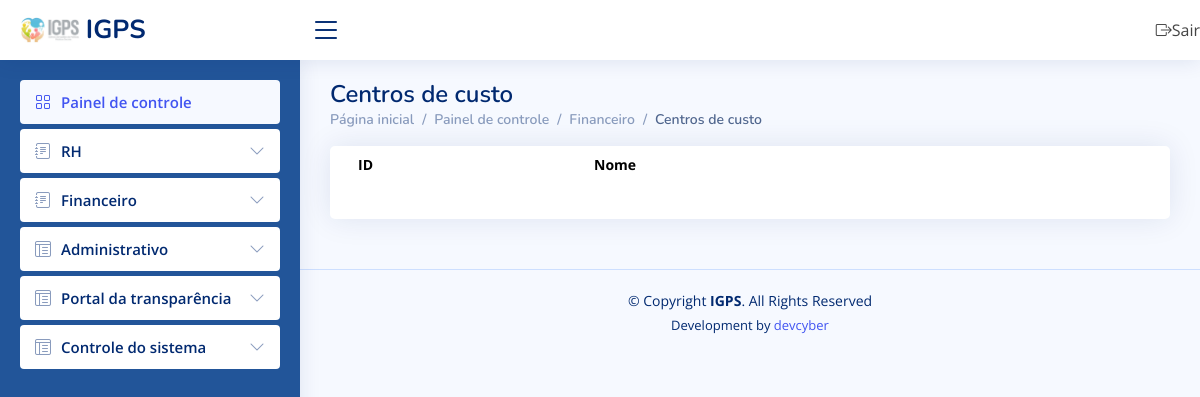
Page /centrosdecusto/ (signed in) on the earlier database version.
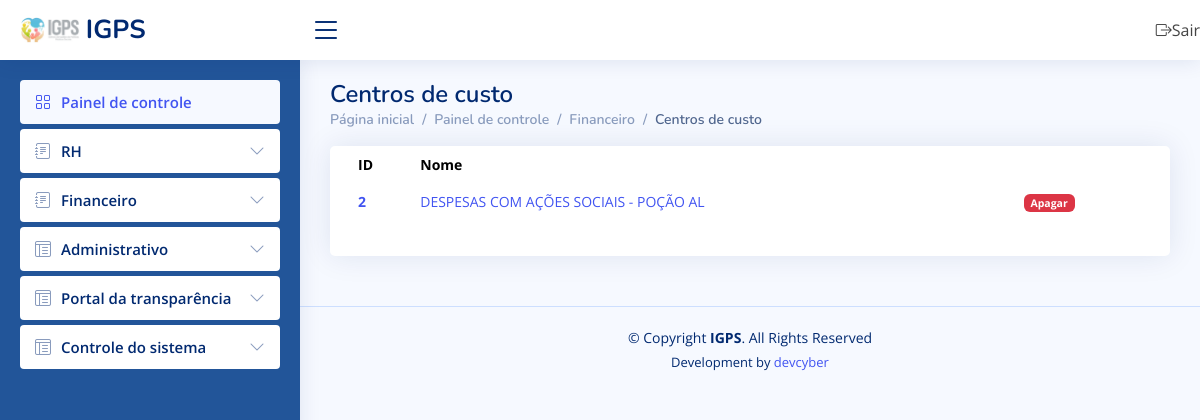
Same page on the later database version.
### corpo/models.py (models this page shows)
class CentroCusto(models.Model):
    nome = models.CharField(max_length=200)
    status = models.CharField(max_length=200)

### corpo/views.py (the view)
# urls.py: url(r'centrosdecusto/', views.centrosdecusto, name="centrosdecusto"),
@login_required
def centrosdecusto(request):
    localizar_ip = LocationService()
    resultado = localizar_ip.get_location(str(request.META.get('REMOTE_ADDR')))
    Logs(usuario=request.user, data_hora=datetime.now(), dados_post='', dados_pc_acesso=request.META.get('HTTP_USER_AGENT', ''), ip=request.META.get('REMOTE_ADDR'), tipo_acesso=request.method, pagina=request.path, endereco=resultado).save()
    return render(request, 'centrosdecusto.html', {'permissao': request.user.last_name, 'centrosdecusto': CentroCusto.objects.filter(status='').order_by('-id')})

### corpo/ip_to_endereco.py (called while the page is built)
    def get_location(self, ip_address):
        try:
            response = self.reader.city(ip_address)
            return str(response.city.name) + ', ' + str(response.subdivisions.most_specific.name) + ' - ' + str(response.country.name)
        except geoip2.errors.AddressNotFoundError:
            return "rastreamento sem exito"

### corpo/templates/centrosdecusto.html
{% extends 'painel.html' %}
{% block link %}
<h1>Centros de custo</h1>
<nav>
<ol class="breadcrumb">
    <li class="breadcrumb-item"><a href="https://igps.net.br/painel/">Página inicial</a></li>
    <li class="breadcrumb-item">Painel de controle</li>
    <li class="breadcrumb-item">Financeiro</li>
    <li class="breadcrumb-item active">Centros de custo</li>
</ol>
</nav>
{% endblock %}
{% block content %}
<div class="col-12">
  <div class="card recent-sales overflow-auto">
    <div class="card-body">
      <table class="table table-borderless datatable">
        <thead>
          <tr>
            <th scope="col">ID</th>
            <th scope="col">Nome</th>
            <th scope="col"></th>
          </tr>
        </thead>
        <tbody>
          {% for c in centrosdecusto %}
          <tr>
            <th scope="row"><a href="/editar_centrocusto/{{ c.id }}/">{{ c.id }}</a></th>
            <td><a href="/editar_centrocusto/{{ c.id }}/">{{ c.nome }}</a></td>
            <td><a href="/deletar_centrodecusto/{{ c.id }}/" class="badge bg-danger">Apagar</a></td>
          </tr>
          {% endfor %}
        </tbody>
      </table>
    </div>
  </div>
</div>
{% endblock %}

Differences in the rows shown:
added CentroCusto: id "2", nome "DESPESAS COM AÇÕES SOCIAIS - POÇÃO AL"
